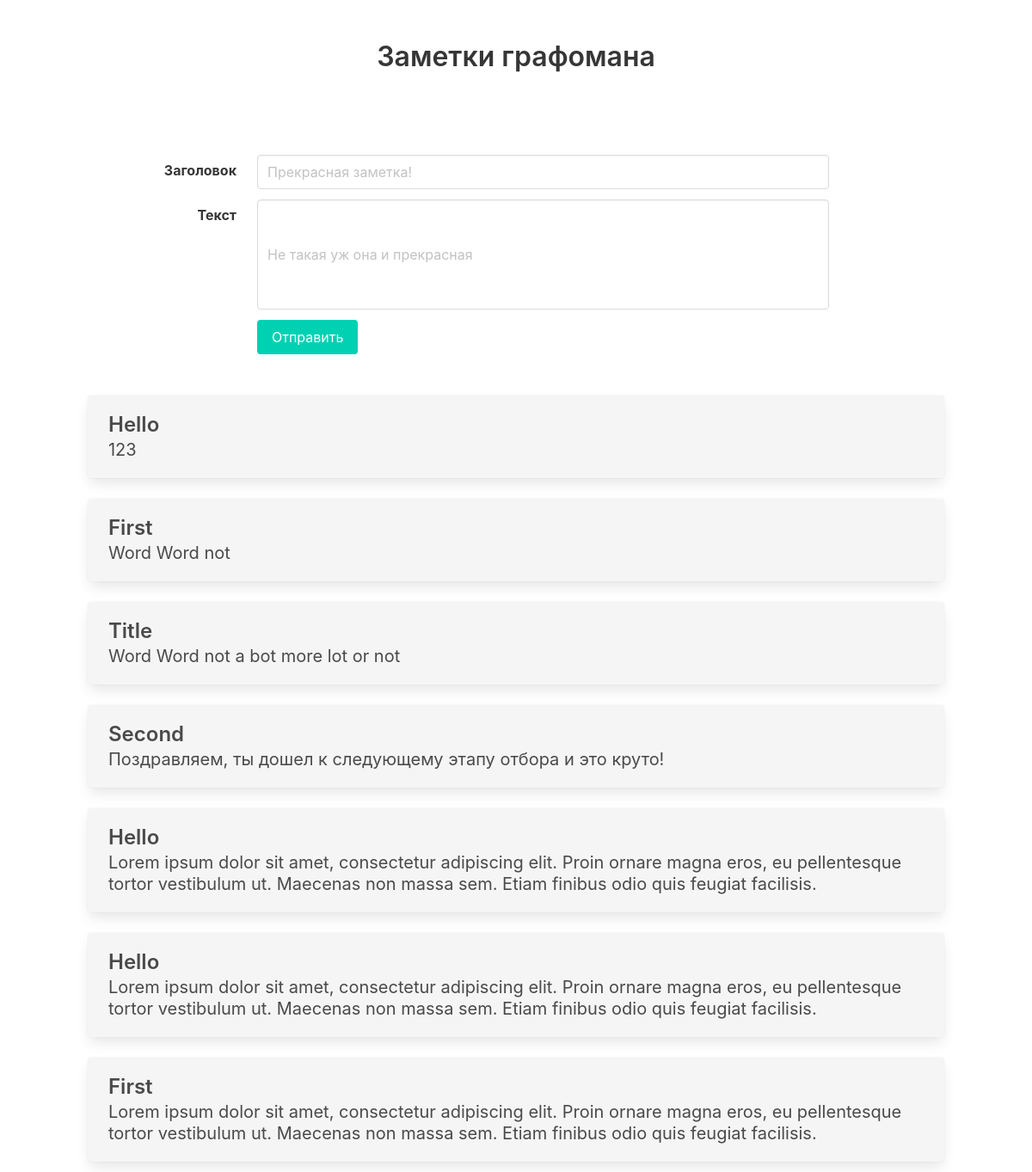
The page / on the database its author committed.
### article/models.py (models this page shows, shortened)
class Article(models.Model):
    title = models.CharField(max_length=40)
    text = models.CharField(max_length=10000)
    uwords = models.IntegerField()

### article/views.py (the view)
# urls.py: path('', views.index, name='index'),
def index(request):
    articles = Article.objects.order_by('uwords')
    form = ArticleForm()
    context = {'articles': articles, 'form': form}
    return render(request, 'article/index.html', context)

### article/forms.py
class ArticleForm(forms.Form):
    title = forms.CharField(max_length=40,
        widget=forms.TextInput(attrs={
            'class': 'input', 'type': 'text', 'placeholder': 'Прекрасная заметка!'}))
    text = forms.CharField(max_length=10000,
        widget=forms.TextInput(attrs={
            'class': 'textarea', 'placeholder': 'Не такая уж она и прекрасная'}))

### article/templates/article/index.html (shortened to what this page needs)
<!DOCTYPE html>
<html>
  <head>
    <link rel="stylesheet" href="https://cdnjs.cloudflare.com/ajax/libs/bulma/0.7.1/css/bulma.min.css">
  </head>
  <body>
    <section class="section">
      <div class="container has-text-centered">
        <h1 class="title">
          Заметки графомана
        </h1>
      </div>
    </section>
    <section class="section">
      <div class="columns">
        <div class="column is-9 is-offset-1">
          <form action="{% url 'add' %}" method="POST" role="form">
            <div class="field is-horizontal">
              <div class="field-label is-normal">
                <label class="label">Заголовок</label>
              </div>
              <div class="field-body">
                <div class="field">
                  <div class="control">
                    {{ form.title }}
                  </div>
                </div>
              </div>
            </div>
            <div class="field is-horizontal">
              <div class="field-label is-normal">
                <label class="label">Текст</label>
              </div>
              <div class="field-body">
                <div class="field">
                  <div class="control">
                    {{ form.text }}
                  </div>
                </div>
              </div>
            </div>
            <div class="field is-horizontal">
              <div class="field-label">
              </div>
              <div class="field-body">
                <div class="field">
                  <div class="control">
                    <button type="submit" class="button is-primary">
                      Отправить
                    </button>
                  </div>
                </div>
              </div>
            </div>
          </form>
        </div>
      </div>
    </section>
    {% for article in articles %}
    <div class="columns">
      <div class="column is-10 is-offset-1">
        <div class="box notification">
          <p class="title is-4">{{article.title}}</p>
          <p class="subtitle">{{article.text}}</p>
        </div>
      </div>
    </div>
    {% endfor %}
  </body>
</html>

### rows shown on the page
Article: title "Hello", text "123"
Article: title "First", text "Word Word not"
Article: title "Title", text "Word Word not a bot more lot or not"
Article: title "Second", text "Поздравляем, ты дошел к следующему этапу отбора и это круто!"
Article: title "Hello", text "Lorem ipsum dolor sit amet, consectetur adipiscing elit. Proin ornare magna eros, eu pellentesque tortor vestibulum ut. Maecenas non massa sem. Etiam finibus odio quis feugiat facilisis."
Article: title "Hello", text "Lorem ipsum dolor sit amet, consectetur adipiscing elit. Proin ornare magna eros, eu pellentesque tortor vestibulum ut. Maecenas non massa sem. Etiam finibus odio quis feugiat facilisis."
Article: title "First", text "Lorem ipsum dolor sit amet, consectetur adipiscing elit. Proin ornare magna eros, eu pellentesque tortor vestibulum ut. Maecenas non massa sem. Etiam finibus odio quis feugiat facilisis."
